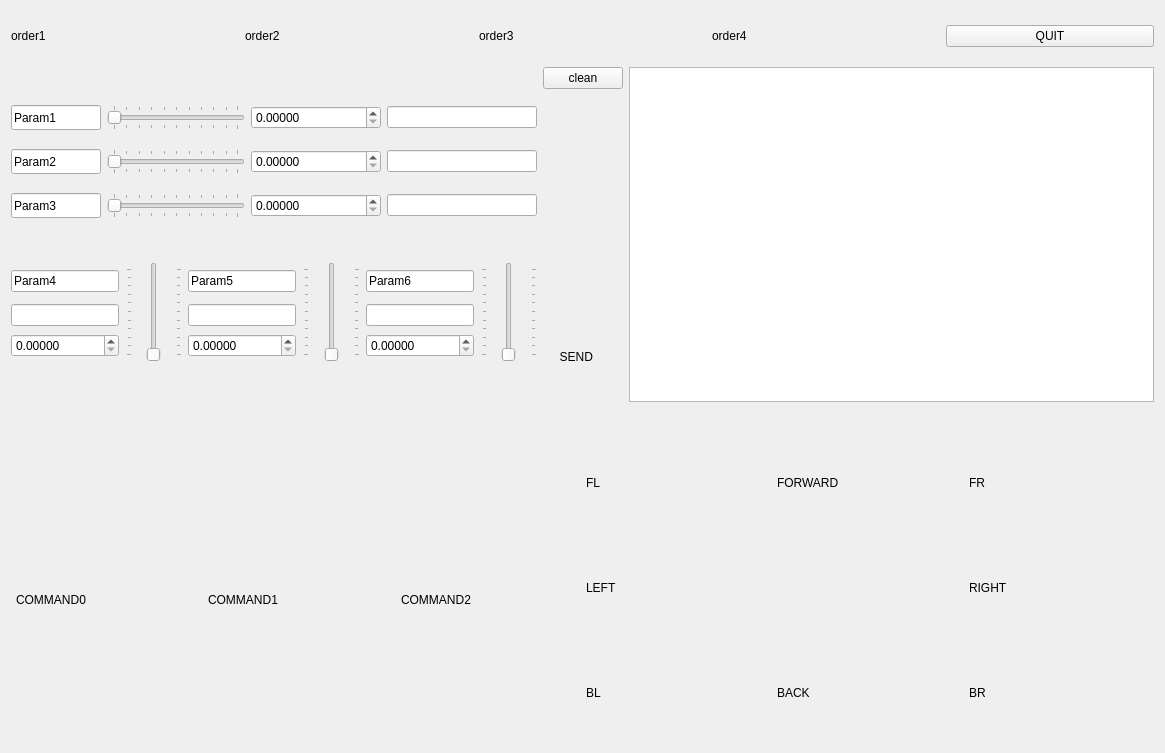
     <widget class="QWidget" name="scrollAreaWidgetContents">
      <property name="geometry">
       <rect>
        <x>0</x>
        <y>0</y>
        <width>1165</width>
        <height>753</height>
       </rect>
      </property>
      <layout class="QVBoxLayout" name="verticalLayout_4">
       <item>
        <layout class="QGridLayout" name="gridLayout">
         <item row="0" column="8">
          <widget class="QPushButton" name="pushButton_2">
           <property name="text">
            <string>QUIT</string>
           </property>
          </widget>
         </item>
         <item row="0" column="4">
          <widget class="QLabel" name="label_3">
           <property name="sizePolicy">
            <sizepolicy hsizetype="Preferred" vsizetype="Minimum">
             <horstretch>0</horstretch>
             <verstretch>0</verstretch>
            </sizepolicy>
           </property>
           <property name="minimumSize">
            <size>
             <width>0</width>
             <height>50</height>
            </size>
           </property>
           <property name="text">
            <string>order3</string>
           </property>
          </widget>
         </item>
         <item row="0" column="0">
          <widget class="QLabel" name="label">
           <property name="sizePolicy">
            <sizepolicy hsizetype="Preferred" vsizetype="Minimum">
             <horstretch>0</horstretch>
             <verstretch>0</verstretch>
            </sizepolicy>
           </property>
           <property name="minimumSize">
            <size>
             <width>100</width>
             <height>0</height>
            </size>
           </property>
           <property name="text">
            <string>order1</string>
           </property>
          </widget>
         </item>
         <item row="0" column="2">
          <widget class="QLabel" name="label_2">
           <property name="sizePolicy">
            <sizepolicy hsizetype="Preferred" vsizetype="Minimum">
             <horstretch>0</horstretch>
             <verstretch>0</verstretch>
            </sizepolicy>
           </property>
           <property name="minimumSize">
            <size>
             <width>50</width>
             <height>0</height>
            </size>
           </property>
           <property name="text">
            <string>order2</string>
           </property>
          </widget>
         </item>
         <item row="0" column="3">
          <spacer name="horizontalSpacer_4">
           <property name="orientation">
            <enum>Qt::Horizontal</enum>
           </property>
           <property name="sizeType">
            <enum>QSizePolicy::Fixed</enum>
           </property>
           <property name="sizeHint" stdset="0">
            <size>
             <width>20</width>
             <height>20</height>
            </size>
           </property>
          </spacer>
         </item>
         <item row="0" column="6">
          <widget class="QLabel" name="label_4">
           <property name="text">
            <string>order4</string>
           </property>
          </widget>
         </item>
         <item row="0" column="5">
          <spacer name="horizontalSpacer_5">
           <property name="orientation">
            <enum>Qt::Horizontal</enum>
           </property>
           <property name="sizeType">
            <enum>QSizePolicy::Fixed</enum>
           </property>
           <property name="sizeHint" stdset="0">
            <size>
             <width>20</width>
             <height>20</height>
            </size>
           </property>
          </spacer>
         </item>
         <item row="0" column="1">
          <spacer name="horizontalSpacer_3">
           <property name="orientation">
            <enum>Qt::Horizontal</enum>
           </property>
           <property name="sizeType">
            <enum>QSizePolicy::Fixed</enum>
           </property>
           <property name="sizeHint" stdset="0">
            <size>
             <width>20</width>
             <height>20</height>
            </size>
           </property>
          </spacer>
         </item>
         <item row="0" column="7">
          <spacer name="horizontalSpacer_6">
           <property name="orientation">
            <enum>Qt::Horizontal</enum>
           </property>
           <property name="sizeType">
            <enum>QSizePolicy::Fixed</enum>
           </property>
           <property name="sizeHint" stdset="0">
            <size>
             <width>20</width>
             <height>20</height>
            </size>
           </property>
          </spacer>
         </item>
        </layout>
       </item>
       <item>
        <layout class="QHBoxLayout" name="horizontalLayout_9">
         <item>
          <layout class="QVBoxLayout" name="verticalLayout_2">
           <item>
            <layout class="QVBoxLayout" name="verticalLayout">
             <item>
              <layout class="QHBoxLayout" name="horizontalLayout_4">
               <item>
                <layout class="QHBoxLayout" name="horizontalLayout">
                 <item>
                  <widget class="QLineEdit" name="lineEdit_param1">
                   <property name="sizePolicy">
                    <sizepolicy hsizetype="Fixed" vsizetype="Minimum">
                     <horstretch>0</horstretch>
                     <verstretch>0</verstretch>
                    </sizepolicy>
                   </property>
                   <property name="maximumSize">
                    <size>
                     <width>90</width>
                     <height>16777215</height>
                    </size>
                   </property>
                   <property name="text">
                    <string>Param1</string>
                   </property>
                  </widget>
                 </item>
                 <item>
                  <widget class="QSlider" name="horizontalSlider">
                   <property name="tracking">
                    <bool>true</bool>
                   </property>
                   <property name="orientation">
                    <enum>Qt::Horizontal</enum>
                   </property>
                   <property name="invertedControls">
                    <bool>false</bool>
                   </property>
                   <property name="tickPosition">
                    <enum>QSlider::TicksBothSides</enum>
                   </property>
                  </widget>
                 </item>
                 <item>
                  <widget class="QDoubleSpinBox" name="doubleSpinBox">
                   <property name="sizePolicy">
                    <sizepolicy hsizetype="Minimum" vsizetype="Fixed">
                     <horstretch>0</horstretch>
                     <verstretch>0</verstretch>
                    </sizepolicy>
                   </property>
                   <property name="minimumSize">
                    <size>
                     <width>130</width>
                     <height>0</height>
                    </size>
                   </property>
                   <property name="decimals">
                    <number>5</number>
                   </property>
                   <property name="singleStep">
                    <double>0.100000000000000</double>
                   </property>
                  </widget>
                 </item>
                </layout>
               </item>
               <item>
                <widget class="QLineEdit" name="lineEdit_rnum1">
                 <property name="sizePolicy">
                  <sizepolicy hsizetype="Expanding" vsizetype="Fixed">
                   <horstretch>0</horstretch>
                   <verstretch>0</verstretch>
                  </sizepolicy>
                 </property>
                 <property name="minimumSize">
                  <size>
                   <width>150</width>
                   <height>0</height>
                  </size>
                 </property>
                 <property name="maximumSize">
                  <size>
                   <width>60</width>
                   <height>16777215</height>
                  </size>
                 </property>
                </widget>
               </item>
              </layout>
             </item>
             <item>
              <spacer name="verticalSpacer">
               <property name="orientation">
                <enum>Qt::Vertical</enum>
               </property>
               <property name="sizeType">
                <enum>QSizePolicy::Maximum</enum>
               </property>
               <property name="sizeHint" stdset="0">
                <size>
                 <width>17</width>
                 <height>13</height>
                </size>
               </property>
              </spacer>
             </item>
             <item>
              <layout class="QHBoxLayout" name="horizontalLayout_5">
               <item>
                <layout class="QHBoxLayout" name="horizontalLayout_2">
                 <item>
                  <widget class="QLineEdit" name="lineEdit_param2">
                   <property name="sizePolicy">
                    <sizepolicy hsizetype="Fixed" vsizetype="Minimum">
                     <horstretch>0</horstretch>
                     <verstretch>0</verstretch>
                    </sizepolicy>
                   </property>
                   <property name="maximumSize">
                    <size>
                     <width>90</width>
                     <height>16777215</height>
                    </size>
                   </property>
                   <property name="text">
                    <string>Param2</string>
                   </property>
                  </widget>
                 </item>
                 <item>
                  <widget class="QSlider" name="horizontalSlider_2">
                   <property name="orientation">
                    <enum>Qt::Horizontal</enum>
                   </property>
                   <property name="tickPosition">
                    <enum>QSlider::TicksBothSides</enum>
                   </property>
                  </widget>
                 </item>
                 <item>
                  <widget class="QDoubleSpinBox" name="doubleSpinBox_2">
                   <property name="minimumSize">
                    <size>
                     <width>130</width>
                     <height>0</height>
                    </size>
                   </property>
                   <property name="decimals">
                    <number>5</number>
                   </property>
                   <property name="singleStep">
                    <double>0.100000000000000</double>
                   </property>
                  </widget>
                 </item>
                </layout>
               </item>
               <item>
                <widget class="QLineEdit" name="lineEdit_rnum2">
                 <property name="sizePolicy">
                  <sizepolicy hsizetype="Expanding" vsizetype="Fixed">
                   <horstretch>0</horstretch>
                   <verstretch>0</verstretch>
                  </sizepolicy>
                 </property>
                 <property name="minimumSize">
                  <size>
                   <width>150</width>
                   <height>0</height>
                  </size>
                 </property>
                 <property name="maximumSize">
                  <size>
                   <width>60</width>
                   <height>16777215</height>
                  </size>
                 </property>
                </widget>
               </item>
              </layout>
             </item>
             <item>
              <spacer name="verticalSpacer_2">
               <property name="orientation">
                <enum>Qt::Vertical</enum>
               </property>
               <property name="sizeType">
                <enum>QSizePolicy::Maximum</enum>
               </property>
               <property name="sizeHint" stdset="0">
                <size>
                 <width>17</width>
                 <height>13</height>
                </size>
               </property>
              </spacer>
             </item>
             <item>
              <layout class="QHBoxLayout" name="horizontalLayout_6">
               <item>
                <layout class="QHBoxLayout" name="horizontalLayout_3">
                 <item>
                  <widget class="QLineEdit" name="lineEdit_param3">
                   <property name="sizePolicy">
                    <sizepolicy hsizetype="Fixed" vsizetype="Minimum">
                     <horstretch>0</horstretch>
                     <verstretch>0</verstretch>
                    </sizepolicy>
                   </property>
                   <property name="maximumSize">
                    <size>
                     <width>90</width>
                     <height>16777215</height>
                    </size>
                   </property>
                   <property name="text">
                    <string>Param3</string>
                   </property>
                  </widget>
                 </item>
                 <item>
                  <widget class="QSlider" name="horizontalSlider_3">
                   <property name="orientation">
                    <enum>Qt::Horizontal</enum>
                   </property>
                   <property name="tickPosition">
                    <enum>QSlider::TicksBothSides</enum>
                   </property>
                  </widget>
                 </item>
                 <item>
                  <widget class="QDoubleSpinBox" name="doubleSpinBox_3">
                   <property name="minimumSize">
                    <size>
                     <width>130</width>
                     <height>0</height>
                    </size>
                   </property>
                   <property name="decimals">
                    <number>5</number>
                   </property>
                   <property name="singleStep">
                    <double>0.100000000000000</double>
                   </property>
                  </widget>
                 </item>
                </layout>
               </item>
               <item>
                <widget class="QLineEdit" name="lineEdit_rnum3">
                 <property name="sizePolicy">
                  <sizepolicy hsizetype="Expanding" vsizetype="Fixed">
                   <horstretch>0</horstretch>
                   <verstretch>0</verstretch>
                  </sizepolicy>
                 </property>
                 <property name="minimumSize">
                  <size>
                   <width>150</width>
                   <height>0</height>
                  </size>
                 </property>
                 <property name="maximumSize">
                  <size>
                   <width>60</width>
                   <height>16777215</height>
                  </size>
                 </property>
                </widget>
               </item>
              </layout>
             </item>
            </layout>
           </item>
           <item>
            <layout class="QHBoxLayout" name="horizontalLayout_8">
             <item>
              <layout class="QGridLayout" name="gridLayout_2">
               <property name="horizontalSpacing">
                <number>7</number>
               </property>
               <property name="verticalSpacing">
                <number>0</number>
               </property>
               <item row="0" column="0">
                <widget class="QLineEdit" name="lineEdit_param4">
                 <property name="sizePolicy">
                  <sizepolicy hsizetype="Expanding" vsizetype="Fixed">
                   <horstretch>0</horstretch>
                   <verstretch>0</verstretch>
                  </sizepolicy>
                 </property>
                 <property name="text">
                  <string>Param4</string>
                 </property>
                </widget>
               </item>
               <item row="2" column="0">
                <widget class="QDoubleSpinBox" name="doubleSpinBox_4">
                 <property name="decimals">
                  <number>5</number>
                 </property>
                 <property name="singleStep">
                  <double>0.100000000000000</double>
                 </property>
                </widget>
               </item>
               <item row="0" column="1" rowspan="3">
                <widget class="QSlider" name="verticalSlider">
                 <property name="sizePolicy">
                  <sizepolicy hsizetype="Expanding" vsizetype="Expanding">
                   <horstretch>0</horstretch>
                   <verstretch>0</verstretch>
                  </sizepolicy>
                 </property>
                 <property name="minimumSize">
                  <size>
                   <width>0</width>
                   <height>100</height>
                  </size>
                 </property>
                 <property name="orientation">
                  <enum>Qt::Vertical</enum>
                 </property>
                 <property name="tickPosition">
                  <enum>QSlider::TicksBothSides</enum>
                 </property>
                </widget>
               </item>
               <item row="1" column="0">
                <widget class="QLineEdit" name="lineEdit_rnum4">
                 <property name="sizePolicy">
                  <sizepolicy hsizetype="Expanding" vsizetype="Fixed">
                   <horstretch>0</horstretch>
                   <verstretch>0</verstretch>
                  </sizepolicy>
                 </property>
                </widget>
               </item>
              </layout>
             </item>
             <item>
              <layout class="QGridLayout" name="gridLayout_3">
               <property name="horizontalSpacing">
                <number>7</number>
               </property>
               <property name="verticalSpacing">
                <number>0</number>
               </property>
               <item row="0" column="0">
                <widget class="QLineEdit" name="lineEdit_param5">
                 <property name="sizePolicy">
                  <sizepolicy hsizetype="Expanding" vsizetype="Fixed">
                   <horstretch>0</horstretch>
                   <verstretch>0</verstretch>
                  </sizepolicy>
                 </property>
                 <property name="text">
                  <string>Param5</string>
                 </property>
                </widget>
               </item>
               <item row="1" column="0">
                <widget class="QLineEdit" name="lineEdit_rnum5">
                 <property name="sizePolicy">
                  <sizepolicy hsizetype="Expanding" vsizetype="Fixed">
                   <horstretch>0</horstretch>
                   <verstretch>0</verstretch>
                  </sizepolicy>
                 </property>
                </widget>
               </item>
               <item row="2" column="0">
                <widget class="QDoubleSpinBox" name="doubleSpinBox_5">
                 <property name="decimals">
                  <number>5</number>
                 </property>
                 <property name="singleStep">
                  <double>0.100000000000000</double>
                 </property>
                </widget>
               </item>
               <item row="0" column="1" rowspan="3">
                <widget class="QSlider" name="verticalSlider_2">
                 <property name="sizePolicy">
                  <sizepolicy hsizetype="Expanding" vsizetype="Expanding">
                   <horstretch>0</horstretch>
                   <verstretch>0</verstretch>
                  </sizepolicy>
                 </property>
                 <property name="minimumSize">
                  <size>
                   <width>0</width>
                   <height>100</height>
                  </size>
                 </property>
                 <property name="orientation">
                  <enum>Qt::Vertical</enum>
                 </property>
                 <property name="tickPosition">
                  <enum>QSlider::TicksBothSides</enum>
                 </property>
                </widget>
               </item>
              </layout>
             </item>
             <item>
              <layout class="QGridLayout" name="gridLayout_4">
               <property name="horizontalSpacing">
                <number>7</number>
               </property>
               <property name="verticalSpacing">
                <number>0</number>
               </property>
               <item row="0" column="0">
                <widget class="QLineEdit" name="lineEdit_param6">
                 <property name="sizePolicy">
                  <sizepolicy hsizetype="Expanding" vsizetype="Fixed">
                   <horstretch>0</horstretch>
                   <verstretch>0</verstretch>
                  </sizepolicy>
                 </property>
                 <property name="text">
                  <string>Param6</string>
                 </property>
                </widget>
               </item>
               <item row="1" column="0">
                <widget class="QLineEdit" name="lineEdit_rnum6">
                 <property name="sizePolicy">
                  <sizepolicy hsizetype="Expanding" vsizetype="Fixed">
                   <horstretch>0</horstretch>
                   <verstretch>0</verstretch>
                  </sizepolicy>
                 </property>
                </widget>
               </item>
               <item row="2" column="0">
                <widget class="QDoubleSpinBox" name="doubleSpinBox_6">
                 <property name="decimals">
                  <number>5</number>
                 </property>
                 <property name="singleStep">
                  <double>0.100000000000000</double>
                 </property>
                </widget>
               </item>
               <item row="0" column="1" rowspan="3">
                <widget class="QSlider" name="verticalSlider_3">
                 <property name="sizePolicy">
                  <sizepolicy hsizetype="Expanding" vsizetype="Expanding">
                   <horstretch>0</horstretch>
                   <verstretch>0</verstretch>
                  </sizepolicy>
                 </property>
                 <property name="minimumSize">
                  <size>
                   <width>0</width>
                   <height>100</height>
                  </size>
                 </property>
                 <property name="orientation">
                  <enum>Qt::Vertical</enum>
                 </property>
                 <property name="tickPosition">
                  <enum>QSlider::TicksBothSides</enum>
                 </property>
                </widget>
               </item>
              </layout>
             </item>
            </layout>
           </item>
          </layout>
         </item>
         <item>
          <layout class="QVBoxLayout" name="verticalLayout_3">
           <item>
            <widget class="QPushButton" name="pushButton">
             <property name="text">
              <string>clean</string>
             </property>
            </widget>
           </item>
           <item>
            <spacer name="verticalSpacer_3">
             <property name="orientation">
              <enum>Qt::Vertical</enum>
             </property>
             <property name="sizeHint" stdset="0">
              <size>
               <width>20</width>
               <height>40</height>
              </size>
             </property>
            </spacer>
           </item>
           <item>
            <widget class="QLabel" name="label_Send">
             <property name="sizePolicy">
              <sizepolicy hsizetype="Preferred" vsizetype="Minimum">
               <horstretch>0</horstretch>
               <verstretch>0</verstretch>
              </sizepolicy>
             </property>
             <property name="minimumSize">
              <size>
               <width>0</width>
               <height>90</height>
              </size>
             </property>
             <property name="text">
              <string>     SEND</string>
             </property>
            </widget>
           </item>
          </layout>
         </item>
         <item>
          <widget class="QTextBrowser" name="textBrowser">
           <property name="sizePolicy">
            <sizepolicy hsizetype="Expanding" vsizetype="Ignored">
             <horstretch>0</horstretch>
             <verstretch>0</verstretch>
            </sizepolicy>
           </property>
          </widget>
         </item>
        </layout>
       </item>
       <item>
        <layout class="QGridLayout" name="gridLayout_7">
         <property name="sizeConstraint">
          <enum>QLayout::SetMinimumSize</enum>
         </property>
         <item row="0" column="0">
          <layout class="QGridLayout" name="gridLayout_6" rowstretch="0,0">
           <property name="leftMargin">
            <number>5</number>
           </property>
           <item row="1" column="0">
            <widget class="QLabel" name="label_COMMAND0">
             <property name="text">
              <string>COMMAND0</string>
             </property>
            </widget>
           </item>
           <item row="1" column="1">
            <spacer name="horizontalSpacer">
             <property name="orientation">
              <enum>Qt::Horizontal</enum>
             </property>
             <property name="sizeType">
              <enum>QSizePolicy::Fixed</enum>
             </property>
             <property name="sizeHint" stdset="0">
              <size>
               <width>20</width>
               <height>20</height>
              </size>
             </property>
            </spacer>
           </item>
           <item row="1" column="2">
            <widget class="QLabel" name="label_COMMAND1">
             <property name="text">
              <string>COMMAND1</string>
             </property>
            </widget>
           </item>
           <item row="1" column="3">
            <spacer name="horizontalSpacer_2">
             <property name="orientation">
              <enum>Qt::Horizontal</enum>
             </property>
             <property name="sizeType">
              <enum>QSizePolicy::Fixed</enum>
             </property>
             <property name="sizeHint" stdset="0">
              <size>
               <width>20</width>
               <height>20</height>
              </size>
             </property>
            </spacer>
           </item>
           <item row="0" column="2">
            <spacer name="verticalSpacer_5">
             <property name="orientation">
              <enum>Qt::Vertical</enum>
             </property>
             <property name="sizeHint" stdset="0">
              <size>
               <width>20</width>
               <height>40</height>
              </size>
             </property>
            </spacer>
           </item>
           <item row="0" column="0">
            <spacer name="verticalSpacer_4">
             <property name="orientation">
              <enum>Qt::Vertical</enum>
             </property>
             <property name="sizeHint" stdset="0">
              <size>
               <width>20</width>
               <height>40</height>
              </size>
             </property>
            </spacer>
           </item>
           <item row="1" column="4">
            <widget class="QLabel" name="label_COMMAND2">
             <property name="sizePolicy">
              <sizepolicy hsizetype="Preferred" vsizetype="Preferred">
               <horstretch>0</horstretch>
               <verstretch>30</verstretch>
              </sizepolicy>
             </property>
             <property name="minimumSize">
              <size>
               <width>50</width>
               <height>40</height>
              </size>
             </property>
             <property name="text">
              <string>COMMAND2</string>
             </property>
            </widget>
           </item>
           <item row="0" column="4">
            <spacer name="verticalSpacer_6">
             <property name="orientation">
              <enum>Qt::Vertical</enum>
             </property>
             <property name="sizeHint" stdset="0">
              <size>
               <width>20</width>
               <height>50</height>
              </size>
             </property>
            </spacer>
           </item>
           <item row="1" column="5">
            <spacer name="horizontalSpacer_7">
             <property name="orientation">
              <enum>Qt::Horizontal</enum>
             </property>
             <property name="sizeType">
              <enum>QSizePolicy::Maximum</enum>
             </property>
             <property name="sizeHint" stdset="0">
              <size>
               <width>13</width>
               <height>20</height>
              </size>
             </property>
            </spacer>
           </item>
          </layout>
         </item>
         <item row="0" column="1">
          <layout class="QGridLayout" name="gridLayout_5">
           <item row="3" column="2">
            <widget class="QLabel" name="label_BR">
             <property name="text">
              <string>BR</string>
             </property>
            </widget>
           </item>
           <item row="1" column="1">
            <widget class="QLabel" name="label_FORWARD">
             <property name="text">
              <string>FORWARD</string>
             </property>
            </widget>
           </item>
           <item row="2" column="0">
            <widget class="QLabel" name="label_LEFT">
             <property name="text">
              <string>LEFT</string>
             </property>
            </widget>
           </item>
           <item row="3" column="1">
            <widget class="QLabel" name="label_BACK">
             <property name="text">
              <string>BACK</string>
             </property>
            </widget>
           </item>
           <item row="1" column="2">
            <widget class="QLabel" name="label_FR">
             <property name="text">
              <string>FR</string>
             </property>
            </widget>
           </item>
           <item row="1" column="0">
            <widget class="QLabel" name="label_FL">
             <property name="text">
              <string>FL</string>
             </property>
            </widget>
           </item>
           <item row="2" column="2">
            <widget class="QLabel" name="label_RIGHT">
             <property name="text">
              <string>RIGHT</string>
             </property>
            </widget>
           </item>
           <item row="3" column="0">
            <widget class="QLabel" name="label_BL">
             <property name="text">
              <string>BL</string>
             </property>
            </widget>
           </item>
           <item row="0" column="1">
            <spacer name="verticalSpacer_7">
             <property name="orientation">
              <enum>Qt::Vertical</enum>
             </property>
             <property name="sizeType">
              <enum>QSizePolicy::Maximum</enum>
             </property>
             <property name="sizeHint" stdset="0">
              <size>
               <width>20</width>
               <height>25</height>
              </size>
             </property>
            </spacer>
           </item>
          </layout>
         </item>
        </layout>
       </item>
      </layout>
     </widget>
